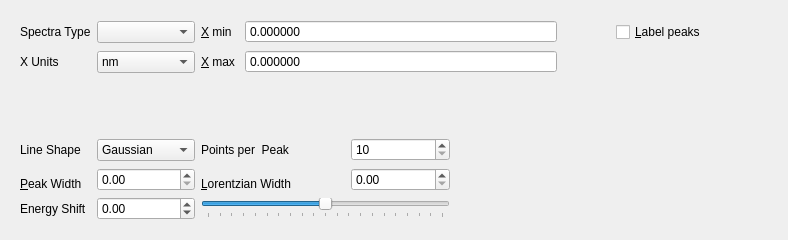
<?xml version="1.0" encoding="UTF-8"?>
<ui version="4.0">
 <class>Tab_OrcaSpec</class>
 <widget class="QWidget" name="Tab_OrcaSpec">
  <property name="geometry">
   <rect>
    <x>0</x>
    <y>0</y>
    <width>788</width>
    <height>240</height>
   </rect>
  </property>
  <property name="windowTitle">
   <string>Spectra Tab</string>
  </property>
  <layout class="QGridLayout" name="gridLayout_2">
   <item row="0" column="0">
    <widget class="QWidget" name="widget" native="true">
     <layout class="QGridLayout" name="gridLayout">
      <item row="0" column="0">
       <widget class="QLabel" name="label">
        <property name="text">
         <string>Spectra Type</string>
        </property>
       </widget>
      </item>
      <item row="0" column="1">
       <widget class="QComboBox" name="combo_OrcaSpecType"/>
      </item>
      <item row="0" column="2">
       <widget class="QLabel" name="label_10">
        <property name="sizePolicy">
         <sizepolicy hsizetype="Fixed" vsizetype="Fixed">
          <horstretch>0</horstretch>
          <verstretch>0</verstretch>
         </sizepolicy>
        </property>
        <property name="text">
         <string>&amp;X min  </string>
        </property>
        <property name="buddy">
         <cstring>spin_FWHM</cstring>
        </property>
       </widget>
      </item>
      <item row="0" column="3" colspan="3">
       <widget class="QDoubleSpinBox" name="spin_Xmin">
        <property name="sizePolicy">
         <sizepolicy hsizetype="Minimum" vsizetype="Fixed">
          <horstretch>0</horstretch>
          <verstretch>0</verstretch>
         </sizepolicy>
        </property>
        <property name="buttonSymbols">
         <enum>QAbstractSpinBox::NoButtons</enum>
        </property>
        <property name="keyboardTracking">
         <bool>false</bool>
        </property>
        <property name="decimals">
         <number>6</number>
        </property>
        <property name="maximum">
         <double>1000000000.000000000000000</double>
        </property>
        <property name="singleStep">
         <double>0.000001000000000</double>
        </property>
       </widget>
      </item>
      <item row="0" column="6">
       <spacer name="horizontalSpacer_4">
        <property name="orientation">
         <enum>Qt::Horizontal</enum>
        </property>
        <property name="sizeHint" stdset="0">
         <size>
          <width>17</width>
          <height>24</height>
         </size>
        </property>
       </spacer>
      </item>
      <item row="0" column="7">
       <spacer name="horizontalSpacer">
        <property name="orientation">
         <enum>Qt::Horizontal</enum>
        </property>
        <property name="sizeHint" stdset="0">
         <size>
          <width>36</width>
          <height>24</height>
         </size>
        </property>
       </spacer>
      </item>
      <item row="0" column="8">
       <widget class="QCheckBox" name="cb_labelPeaks">
        <property name="sizePolicy">
         <sizepolicy hsizetype="Preferred" vsizetype="Fixed">
          <horstretch>0</horstretch>
          <verstretch>0</verstretch>
         </sizepolicy>
        </property>
        <property name="text">
         <string>&amp;Label peaks</string>
        </property>
        <property name="checked">
         <bool>false</bool>
        </property>
       </widget>
      </item>
      <item row="0" column="9">
       <spacer name="horizontalSpacer_8">
        <property name="orientation">
         <enum>Qt::Horizontal</enum>
        </property>
        <property name="sizeHint" stdset="0">
         <size>
          <width>36</width>
          <height>24</height>
         </size>
        </property>
       </spacer>
      </item>
      <item row="1" column="0">
       <widget class="QLabel" name="label_4">
        <property name="text">
         <string>X Units</string>
        </property>
       </widget>
      </item>
      <item row="1" column="1">
       <widget class="QComboBox" name="combo_XUnit">
        <item>
         <property name="text">
          <string>nm</string>
         </property>
        </item>
        <item>
         <property name="text">
          <string>eV</string>
         </property>
        </item>
        <item>
         <property name="text">
          <string>cm-1</string>
         </property>
        </item>
       </widget>
      </item>
      <item row="1" column="2">
       <widget class="QLabel" name="label_11">
        <property name="sizePolicy">
         <sizepolicy hsizetype="Fixed" vsizetype="Fixed">
          <horstretch>0</horstretch>
          <verstretch>0</verstretch>
         </sizepolicy>
        </property>
        <property name="text">
         <string>&amp;X max </string>
        </property>
        <property name="buddy">
         <cstring>spin_FWHM</cstring>
        </property>
       </widget>
      </item>
      <item row="1" column="3" colspan="3">
       <widget class="QDoubleSpinBox" name="spin_Xmax">
        <property name="sizePolicy">
         <sizepolicy hsizetype="Minimum" vsizetype="Fixed">
          <horstretch>0</horstretch>
          <verstretch>0</verstretch>
         </sizepolicy>
        </property>
        <property name="buttonSymbols">
         <enum>QAbstractSpinBox::NoButtons</enum>
        </property>
        <property name="keyboardTracking">
         <bool>false</bool>
        </property>
        <property name="decimals">
         <number>6</number>
        </property>
        <property name="maximum">
         <double>1000000000.000000000000000</double>
        </property>
        <property name="singleStep">
         <double>0.000001000000000</double>
        </property>
       </widget>
      </item>
      <item row="1" column="6">
       <spacer name="horizontalSpacer_5">
        <property name="orientation">
         <enum>Qt::Horizontal</enum>
        </property>
        <property name="sizeHint" stdset="0">
         <size>
          <width>17</width>
          <height>24</height>
         </size>
        </property>
       </spacer>
      </item>
      <item row="1" column="8" colspan="2">
       <spacer name="horizontalSpacer_2">
        <property name="orientation">
         <enum>Qt::Horizontal</enum>
        </property>
        <property name="sizeHint" stdset="0">
         <size>
          <width>152</width>
          <height>24</height>
         </size>
        </property>
       </spacer>
      </item>
      <item row="2" column="1">
       <spacer name="verticalSpacer">
        <property name="orientation">
         <enum>Qt::Vertical</enum>
        </property>
        <property name="sizeHint" stdset="0">
         <size>
          <width>98</width>
          <height>29</height>
         </size>
        </property>
       </spacer>
      </item>
      <item row="2" column="6" rowspan="3">
       <spacer name="verticalSpacer_2">
        <property name="orientation">
         <enum>Qt::Vertical</enum>
        </property>
        <property name="sizeHint" stdset="0">
         <size>
          <width>17</width>
          <height>72</height>
         </size>
        </property>
       </spacer>
      </item>
      <item row="3" column="0">
       <widget class="QLabel" name="label_5">
        <property name="text">
         <string>Line Shape</string>
        </property>
       </widget>
      </item>
      <item row="3" column="1">
       <widget class="QComboBox" name="combo_lineShape">
        <item>
         <property name="text">
          <string>Gaussian</string>
         </property>
        </item>
        <item>
         <property name="text">
          <string>Lorentzian</string>
         </property>
        </item>
        <item>
         <property name="text">
          <string>Voigt</string>
         </property>
        </item>
       </widget>
      </item>
      <item row="3" column="2" colspan="2">
       <widget class="QLabel" name="label_3">
        <property name="text">
         <string>Points per  Peak</string>
        </property>
       </widget>
      </item>
      <item row="3" column="4">
       <widget class="QSpinBox" name="spin_nPoints">
        <property name="minimum">
         <number>10</number>
        </property>
        <property name="maximum">
         <number>25</number>
        </property>
       </widget>
      </item>
      <item row="3" column="5">
       <spacer name="horizontalSpacer_3">
        <property name="orientation">
         <enum>Qt::Horizontal</enum>
        </property>
        <property name="sizeHint" stdset="0">
         <size>
          <width>101</width>
          <height>24</height>
         </size>
        </property>
       </spacer>
      </item>
      <item row="4" column="1" rowspan="2">
       <widget class="QDoubleSpinBox" name="spin_FWHM">
        <property name="sizePolicy">
         <sizepolicy hsizetype="Minimum" vsizetype="Fixed">
          <horstretch>0</horstretch>
          <verstretch>0</verstretch>
         </sizepolicy>
        </property>
        <property name="decimals">
         <number>2</number>
        </property>
        <property name="maximum">
         <double>1000.000000000000000</double>
        </property>
        <property name="singleStep">
         <double>0.250000000000000</double>
        </property>
       </widget>
      </item>
      <item row="4" column="4" rowspan="2">
       <widget class="QDoubleSpinBox" name="spin_FWHM_Voigt">
        <property name="sizePolicy">
         <sizepolicy hsizetype="Minimum" vsizetype="Fixed">
          <horstretch>0</horstretch>
          <verstretch>0</verstretch>
         </sizepolicy>
        </property>
        <property name="decimals">
         <number>2</number>
        </property>
        <property name="maximum">
         <double>1000.000000000000000</double>
        </property>
        <property name="singleStep">
         <double>0.250000000000000</double>
        </property>
       </widget>
      </item>
      <item row="5" column="0">
       <widget class="QLabel" name="label_FWHM_peak">
        <property name="sizePolicy">
         <sizepolicy hsizetype="Fixed" vsizetype="Fixed">
          <horstretch>0</horstretch>
          <verstretch>0</verstretch>
         </sizepolicy>
        </property>
        <property name="text">
         <string>&amp;Peak Width</string>
        </property>
        <property name="buddy">
         <cstring>spin_FWHM</cstring>
        </property>
       </widget>
      </item>
      <item row="5" column="2" colspan="2">
       <widget class="QLabel" name="label_FWHM_Voigt">
        <property name="sizePolicy">
         <sizepolicy hsizetype="Fixed" vsizetype="Fixed">
          <horstretch>0</horstretch>
          <verstretch>0</verstretch>
         </sizepolicy>
        </property>
        <property name="text">
         <string>&amp;Lorentzian Width</string>
        </property>
        <property name="buddy">
         <cstring>spin_FWHM</cstring>
        </property>
       </widget>
      </item>
      <item row="6" column="0">
       <widget class="QLabel" name="label_2">
        <property name="sizePolicy">
         <sizepolicy hsizetype="Fixed" vsizetype="Minimum">
          <horstretch>0</horstretch>
          <verstretch>0</verstretch>
         </sizepolicy>
        </property>
        <property name="text">
         <string>Energy Shift </string>
        </property>
        <property name="buddy">
         <cstring>spin_EnergyShift</cstring>
        </property>
       </widget>
      </item>
      <item row="6" column="1">
       <widget class="QDoubleSpinBox" name="spin_EnergyShift">
        <property name="sizePolicy">
         <sizepolicy hsizetype="Minimum" vsizetype="Fixed">
          <horstretch>0</horstretch>
          <verstretch>0</verstretch>
         </sizepolicy>
        </property>
        <property name="keyboardTracking">
         <bool>false</bool>
        </property>
        <property name="decimals">
         <number>2</number>
        </property>
        <property name="minimum">
         <double>-200.000000000000000</double>
        </property>
        <property name="maximum">
         <double>200.000000000000000</double>
        </property>
        <property name="singleStep">
         <double>0.010000000000000</double>
        </property>
       </widget>
      </item>
      <item row="6" column="2" colspan="3">
       <widget class="QSlider" name="hs_EnergyShift">
        <property name="sizePolicy">
         <sizepolicy hsizetype="Expanding" vsizetype="Fixed">
          <horstretch>100</horstretch>
          <verstretch>0</verstretch>
         </sizepolicy>
        </property>
        <property name="minimum">
         <number>-200</number>
        </property>
        <property name="maximum">
         <number>200</number>
        </property>
        <property name="singleStep">
         <number>1</number>
        </property>
        <property name="pageStep">
         <number>10</number>
        </property>
        <property name="value">
         <number>0</number>
        </property>
        <property name="sliderPosition">
         <number>0</number>
        </property>
        <property name="tracking">
         <bool>true</bool>
        </property>
        <property name="orientation">
         <enum>Qt::Horizontal</enum>
        </property>
        <property name="tickPosition">
         <enum>QSlider::TicksBelow</enum>
        </property>
        <property name="tickInterval">
         <number>20</number>
        </property>
       </widget>
      </item>
     </layout>
    </widget>
   </item>
  </layout>
 </widget>
 <resources/>
 <connections/>
</ui>
